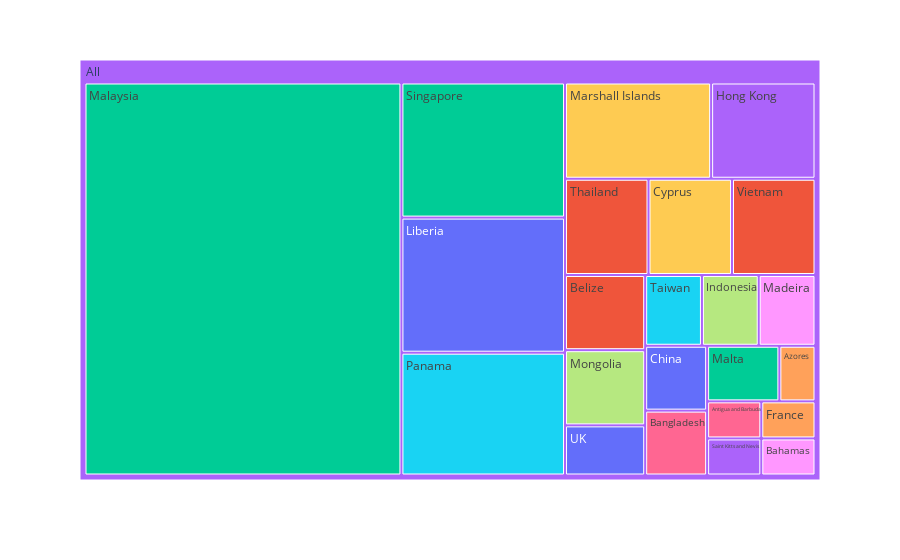

The notebook cell this image was saved under:
### Code cell
flag = shipinv.stb.freq(['flag_country','vessel_type'])

fig4 = px.treemap(flag, 
    path = [px.Constant('All'), 'flag_country'], 
    values = 'count',
    color = 'flag_country',
    color_continuous_scale = 'RdBu') #,
    # width = 800,
    # height = 600)
    
fig4.show()

### Figure 1 — Plotly figure (JSON) as saved in the notebook; plotly's stock layout.template omitted (floating-point values rounded to 4 significant figures)
{"data": [{"branchvalues": "total", "customdata": [["UK"], ["Thailand"], ["Malaysia"], ["Hong Kong"], ["Azores"], ["Taiwan"], ["Antigua and Barbuda"], ["Indonesia"], ["Madeira"], ["Cyprus"], ["China"], ["Belize"], ["Singapore"], ["Saint Kitts and Nevis"], ["France"], ["Panama"], ["Bangladesh"], ["Mongolia"], ["Bahamas"], ["Marshall Islands"], ["Liberia"], ["Vietnam"], ["Malta"], ["(?)"]], "domain": {"x": [0, 1], "y": [0, 1]}, "hovertemplate": "labels=%{label}<br>count=%{value}<br>parent=%{parent}<br>id=%{id}<br>flag_country=%{customdata[0]}<extra></extra>", "ids": ["All/UK", "All/Thailand", "All/Malaysia", "All/Hong Kong", "All/Azores", "All/Taiwan", "All/Antigua and Barbuda", "All/Indonesia", "All/Madeira", "All/Cyprus", "All/China", "All/Belize", "All/Singapore", "All/Saint Kitts and Nevis", "All/France", "All/Panama", "All/Bangladesh", "All/Mongolia", "All/Bahamas", "All/Marshall Islands", "All/Liberia", "All/Vietnam", "All/Malta", "All"], "labels": ["UK", "Thailand", "Malaysia", "Hong Kong", "Azores", "Taiwan", "Antigua and Barbuda", "Indonesia", "Madeira", "Cyprus", "China", "Belize", "Singapore", "Saint Kitts and Nevis", "France", "Panama", "Bangladesh", "Mongolia", "Bahamas", "Marshall Islands", "Liberia", "Vietnam", "Malta", "All"], "marker": {"colors": ["#636efa", "#EF553B", "#00cc96", "#ab63fa", "#FFA15A", "#19d3f3", "#FF6692", "#B6E880", "#FF97FF", "#FECB52", "#636efa", "#EF553B", "#00cc96", "#ab63fa", "#FFA15A", "#19d3f3", "#FF6692", "#B6E880", "#FF97FF", "#FECB52", "#636efa", "#EF553B", "#00cc96", "#ab63fa"]}, "name": "", "parents": ["All", "All", "All", "All", "All", "All", "All", "All", "All", "All", "All", "All", "All", "All", "All", "All", "All", "All", "All", "All", "All", "All", "All", ""], "type": "treemap", "values": [2, 4, 62, 5, 1, 2, 1, 2, 2, 4, 2, 3, 11, 1, 1, 10, 2, 3, 1, 7, 11, 4, 2, 143]}], "layout": {"legend": {"tracegroupgap": 0}, "margin": {"t": 60}}}
